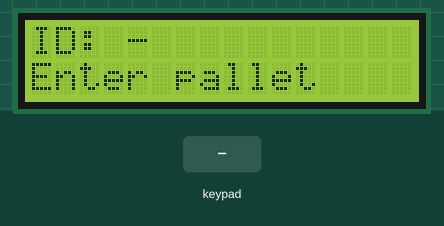
A sketch run on a simulated ESP32-S3. Parts: 16×2 character LCD. The test bench sets the inputs (shaded band). WiFi joins after 1.5 s; servers stay silent unless stated; no MQTT or app messages arrive unless stated; what the sketch prints to the serial monitor is not drawn.

Above: at 4.1 s.
4.2 s: keypad keys 1 2 1 1 1 0 8 A pressed 0.4 s apart
At 7.5 s:
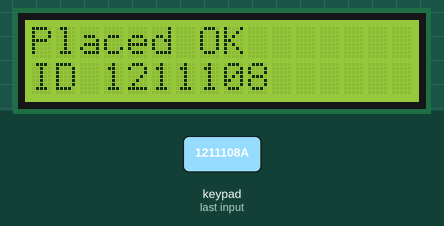
8.9 s: key 'C' pressed
At 9.4 s:
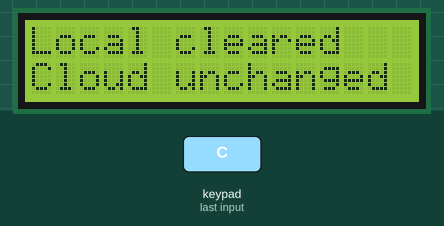
11.2 s: key 'D' pressed
At 12.1 s:
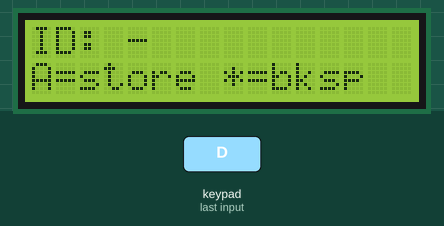
13.1 s: key 'A' pressed
At 13.8 s:
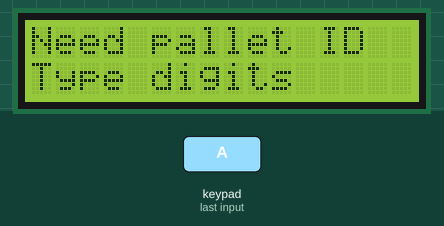
15.5 s: keypad keys 5 4 7 6 # pressed 0.4 s apart
At 15.72 s:
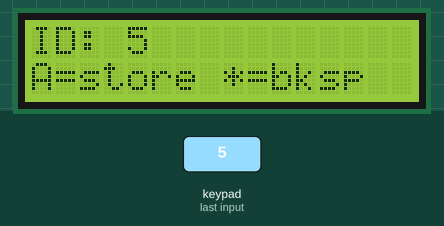
19.0 s: keypad keys 1 3 9 7 2 2 2 * pressed 0.4 s apart
At 23.0 s:
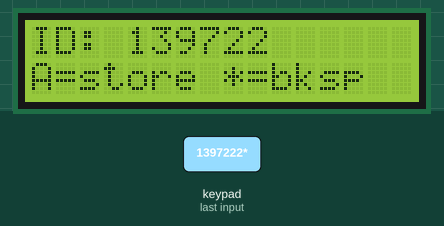
Timing chart, 0 to 24.5 s (numbered marks = the images above; inputs shaded):
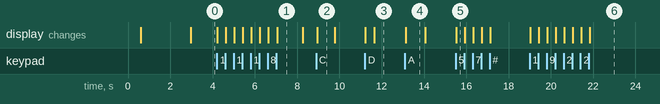

Measured:
- after the input at 4.2 s, the display: first changes at once (image 1 shows a later state)
- after the input at 8.9 s, the display: changes after 0.06 s (image 2)
- after the input at 11.2 s, the display: first changes at once (image 3 shows a later state)
- after the input at 13.1 s, the display: changes at once (image 4)
- after the input at 15.5 s, the display: changes at once (image 5)
- after the input at 19.0 s, the display: first changes at once (image 6 shows a later state)
- what the display in image 1 shows lasts 1.3 s, from 7.0 s to 8.3 s

The sketch:

industrial_numpad_demo.ino
```cpp
/*
 * Project 2 — Industrial 4×4 numpad + cloud pallet ID
 * =====================================================
 * Type pallet number → press A → status "placed" =
 *   "Warehouse placement validated" in the cloud.
 * Download Excel from cloud UI. Admin-only void.
 *
 * Board: ESP32S3 Dev Module | Serial: 115200
 * Libraries: Keypad, LiquidCrystal_I2C, PubSubClient, ArduinoJson
 */

#include <WiFi.h>
#include <Wire.h>
#include <PubSubClient.h>
#include <ArduinoJson.h>
#include <Keypad.h>
#include <LiquidCrystal_I2C.h>
#include "config.h"

char keys[KEYPAD_ROWS][KEYPAD_COLS] = {
  {'C', 'D', 'A', 'B'},
  {'9', '#', '3', '6'},
  {'8', '0', '2', '5'},
  {'7', '*', '1', '4'}
};
byte rowPins[KEYPAD_ROWS] = {12, 11, 10, 8};
byte colPins[KEYPAD_COLS] = {5, 4, 7, 6};
Keypad keypad = Keypad(makeKeymap(keys), rowPins, colPins, KEYPAD_ROWS, KEYPAD_COLS);

LiquidCrystal_I2C lcd(LCD_I2C_ADDR, LCD_COLS, LCD_ROWS);
WiFiClient wifiClient;
PubSubClient mqtt(wifiClient);

char palletId[PALLET_ID_MAX + 1] = "";
uint32_t nextMissionId = 1;
bool lcdOk = false;

void lcdShow(const char* l0, const char* l1) {
  if (!lcdOk) return;
  lcd.clear();
  lcd.setCursor(0, 0);
  lcd.print(l0);
  lcd.setCursor(0, 1);
  lcd.print(l1);
}

void refreshIdScreen(const char* statusLine) {
  char line0[17];
  snprintf(line0, sizeof(line0), "ID: %s", palletId[0] ? palletId : "-");
  lcdShow(line0, statusLine ? statusLine : "A=store *=bksp");
}

void appendDigit(char d) {
  size_t n = strlen(palletId);
  if (n >= (size_t)PALLET_ID_MAX) return;
  palletId[n] = d;
  palletId[n + 1] = '\0';
  refreshIdScreen("A=store *=bksp");
}

void backspaceId() {
  size_t n = strlen(palletId);
  if (n == 0) return;
  palletId[n - 1] = '\0';
  refreshIdScreen("A=store *=bksp");
}

void clearId() {
  palletId[0] = '\0';
  refreshIdScreen("Enter pallet");
}

bool mqttReconnect() {
  if (mqtt.connected()) return true;
  String cid = String("numpad-") + String((uint32_t)ESP.getEfuseMac(), HEX);
  bool ok;
  if (MQTT_USER && MQTT_USER[0]) {
    ok = mqtt.connect(cid.c_str(), MQTT_USER, MQTT_PASS);
  } else {
    ok = mqtt.connect(cid.c_str());
  }
  Serial.printf("MQTT %s\n", ok ? "ok" : "fail");
  return ok;
}

bool publishPallet(const char* status, const char* notes) {
  if (!mqttReconnect()) {
    lcdShow("MQTT fail", "Check broker");
    return false;
  }
  StaticJsonDocument<512> doc;
  doc["palletId"] = palletId;
  doc["stationId"] = STATION_ID;
  doc["status"] = status;
  doc["purpose"] = "Warehouse placement validated";
  doc["action"] = "upsert";
  doc["missionId"] = nextMissionId;
  doc["notes"] = notes;
  char payload[512];
  size_t n = serializeJson(doc, payload, sizeof(payload));
  bool ok = mqtt.publish(PALLET_TOPIC, payload, false);
  Serial.printf("Publish %s (%u bytes) %s\n", PALLET_TOPIC, (unsigned)n, ok ? "ok" : "FAIL");
  Serial.println(payload);
  return ok;
}

void handleA() {
  if (!palletId[0]) {
    lcdShow("Need pallet ID", "Type digits");
    Serial.println("A rejected — empty pallet ID");
    delay(900);
    refreshIdScreen("Enter pallet");
    return;
  }
  // status "placed" = showcase: pallet successfully logged as in warehouse
  bool ok = publishPallet("placed", "A pressed — warehouse placement validated");
  if (ok) {
    char msg[17];
    snprintf(msg, sizeof(msg), "ID %s", palletId);
    lcdShow("Placed OK", msg);
    Serial.printf("Pallet %s PLACED (warehouse validated) missionId=%lu\n",
                  palletId, (unsigned long)nextMissionId);
    nextMissionId++;
  } else {
    lcdShow("Store failed", "See Serial");
  }
  delay(1200);
  refreshIdScreen("A=place *=bksp");
}

void setupWifi() {
  WiFi.mode(WIFI_STA);
  WiFi.begin(WIFI_SSID, WIFI_PASSWORD);
  Serial.printf("Wi-Fi %s ...\n", WIFI_SSID);
  unsigned long t0 = millis();
  while (WiFi.status() != WL_CONNECTED && (millis() - t0) < WIFI_TIMEOUT_MS) {
    delay(250);
    Serial.print('.');
  }
  Serial.println();
  if (WiFi.status() == WL_CONNECTED) {
    Serial.printf("IP %s\n", WiFi.localIP().toString().c_str());
  } else {
    Serial.println("Wi-Fi FAILED — MQTT will not work until connected");
  }
}

void setup() {
  Serial.begin(115200);
  delay(500);
  Serial.println();
  Serial.println("=== Project 2: keypad → A = warehouse PLACED ===");
  Serial.println("Digits | *=bksp | #=clear | A=place/validate | C=clear local");

  Wire.begin(LCD_SDA_PIN, LCD_SCL_PIN);
  lcd.init();
  lcd.backlight();
  lcdOk = true;
  lcdShow("Pallet place", "Type ID then A");
  delay(800);

  setupWifi();
  mqtt.setServer(MQTT_HOST, MQTT_PORT);
  mqtt.setBufferSize(512);
  mqttReconnect();

  clearId();
}

void loop() {
  if (WiFi.status() == WL_CONNECTED) {
    if (!mqtt.connected()) mqttReconnect();
    mqtt.loop();
  }

  char key = keypad.getKey();
  if (!key) {
    delay(5);
    return;
  }

  Serial.printf("Key %c\n", key);

  if (key >= '0' && key <= '9') {
    appendDigit(key);
  } else if (key == '*') {
    backspaceId();
  } else if (key == '#') {
    clearId();
  } else if (key == 'A') {
    handleA();
  } else if (key == 'C') {
    clearId();
    lcdShow("Local cleared", "Cloud unchanged");
    delay(800);
    refreshIdScreen("Enter pallet");
  } else {
    refreshIdScreen("Ignored key");
    delay(400);
    refreshIdScreen("A=store *=bksp");
  }
}
```

config.h
```cpp
#pragma once
/*
 * Project 2 — Industrial numpad demo config
 * Copy from config.h.example if you need a clean template.
 */

// Wi‑Fi
static const char* WIFI_SSID     = "moto edge 60 pro_4008";
static const char* WIFI_PASSWORD = "bfh4bqveq2ydqtz";

// Mosquitto (same LAN as Project 2 cloud listener)
static const char* MQTT_HOST = "10.35.39.20";
static const int   MQTT_PORT = 1883;
static const char* MQTT_USER = "";
static const char* MQTT_PASS = "";

static const char* STATION_ID   = "esp-numpad-1";
static const char* PALLET_TOPIC = "callstation/pallet/record";

// LCD I2C
static const int LCD_SDA_PIN = 1;
static const int LCD_SCL_PIN = 2;
static const uint8_t LCD_I2C_ADDR = 0x27;
static const uint8_t LCD_COLS = 16;
static const uint8_t LCD_ROWS = 2;

// 4×4 keypad (same as keypad_test)
static const byte KEYPAD_ROWS = 4;
static const byte KEYPAD_COLS = 4;
// Row pins: 12,11,10,8 | Col pins: 5,4,7,6  — set in .ino

static const int PALLET_ID_MAX = 12;
static const unsigned long WIFI_TIMEOUT_MS = 20000;
```
